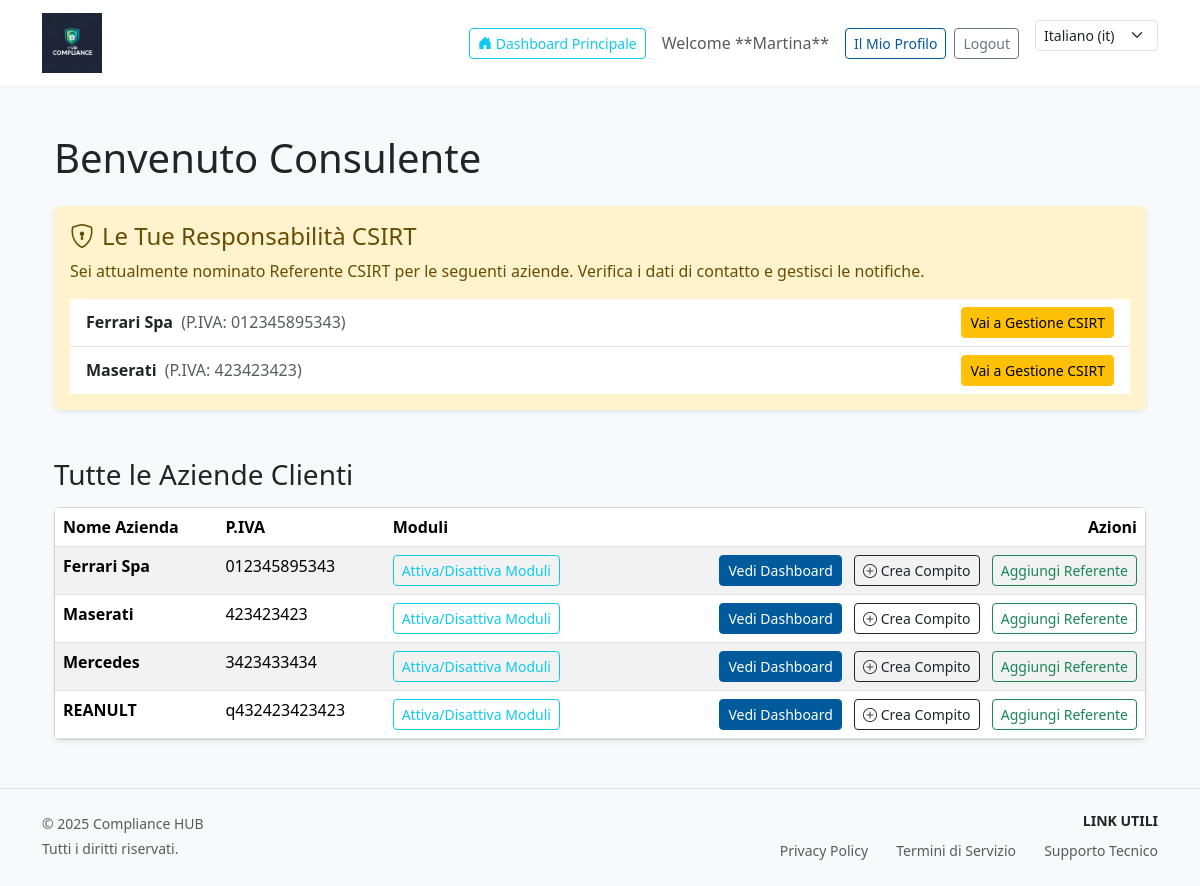
Screenshot of /compliance/consulente/ (signed in) with the database file from the repository.
### courses/models.py (models this page shows, shortened)
class ImpostazioniSito(models.Model):
    nome_piattaforma = models.CharField(max_length=100, default="EasyGDPR", verbose_name=_("Nome Piattaforma"))
    colore_primario = models.CharField(max_length=7, default="#005a9c", verbose_name=_("Colore Principale (Esadecimale)"))
    colore_secondario = ColorField(
        default='#F8F9FA',
        max_length=18,
        verbose_name=_("Colore Secondario"),
        help_text=_("Usato per elementi secondari o highlight del tema.")
    )
    logo_principale = models.ImageField(upload_to=upload_path_config, blank=True, null=True, verbose_name=_("Logo Piattaforma"))
    email_service_id = models.CharField(max_length=100, blank=True, null=True, verbose_name=_("Email Service ID"))
    email_public_key = models.CharField(max_length=100, blank=True, null=True, verbose_name=_("Email Public Key"))
    email_private_key = models.CharField(max_length=100, blank=True, null=True, verbose_name=_("Email Private Key"))
    email_template_id = models.CharField(max_length=100, blank=True, null=True, verbose_name=_("Email Template ID (Benvenuto)"))
    email_reset_template_id = models.CharField(max_length=100, blank=True, null=True, verbose_name=_("Email Reset Template ID"))
    email_scadenza_template_id = models.CharField(max_length=100, blank=True, null=True, verbose_name=_("Email Scadenza Template ID"))
    email_scadenza_compito_id = models.CharField(max_length=100, blank=True, null=True, verbose_name=_("Email Scadenza Compito ID"))
    gemini_api_key = models.CharField(max_length=255, blank=True, null=True, verbose_name=_("Chiave API Google Gemini"))
    template_nomina_csirt = models.FileField(
        upload_to=upload_path_config,
        blank=True,
        null=True,
        verbose_name=_("Template Word Nomina CSIRT"),
        help_text=_("Carica qui il file .docx con i segnaposto.")
    )
    class Meta: verbose_name = _("Impostazioni Sito"); verbose_name_plural = _("Impostazioni Sito")

### user_auth/models.py (models this page shows, shortened)
class CustomUser(AbstractUser):
    RUOLI_CHOICES = (
        ('ADMIN', 'Amministratore di Sistema'),
        ('CONSULENTE', 'Consulente / DPO Esterno'),
        ('REFERENTE', 'Referente Privacy Aziendale'),
        ('STUDENTE', 'Dipendente / Utente E-learning'),
    )
    ruolo = models.CharField(max_length=20, choices=RUOLI_CHOICES, default='STUDENTE', verbose_name=_("Ruolo Utente"))
    azienda = models.ForeignKey(
        Azienda,
        on_delete=models.SET_NULL,
        null=True,
        blank=True,
        related_name='utenti_aziendali',
        verbose_name=_("Azienda Associata")
    )
    telefono = models.CharField(max_length=20, blank=True, null=True, verbose_name=_("Telefono"))
    data_nascita = models.DateField(blank=True, null=True, verbose_name=_("Data di Nascita"))
    is_dpo = models.BooleanField(default=False, verbose_name=_("Designato come DPO"))
    class Meta:
        verbose_name = _("Utente")
        verbose_name_plural = _("Utenti")

class Azienda(models.Model):
    nome = models.CharField(max_length=255, verbose_name=_("Nome Azienda"))
    p_iva = models.CharField(max_length=20, unique=False, verbose_name=_("P.IVA/Cod. Fisc."))
    indirizzo = models.CharField(max_length=255, blank=True, null=True, verbose_name=_("Indirizzo Sede"))
    mod_cruscotto = models.BooleanField(default=True, verbose_name=_("Attiva Cruscotto principale"))
    mod_trattamenti = models.BooleanField(default=True, verbose_name=_("Attiva Registro Trattamenti"))
    mod_documenti = models.BooleanField(default=True, verbose_name=_("Attiva Gestione Documenti"))
    mod_audit = models.BooleanField(default=True, verbose_name=_("Attiva Audit Compliance"))
    mod_incidenti = models.BooleanField(default=True, verbose_name=_("Attiva Segnalazione Incidenti"))
    mod_richieste = models.BooleanField(default=True, verbose_name=_("Attiva Richieste Interessati"))
    mod_formazione = models.BooleanField(default=True, verbose_name=_("Attiva Gestione Formazione"))
    mod_storico_audit = models.BooleanField(default=True, verbose_name=_("Attiva Storico Sessioni Audit"))
    mod_videosorveglianza = models.BooleanField(default=False, verbose_name=_("Attiva Videosorveglianza"))
    mod_tia = models.BooleanField(default=False, verbose_name=_("Attiva TIA Estero"))
    mod_organigramma = models.BooleanField(default=False, verbose_name=_("Attiva Organigramma Privacy"))
    mod_csirt = models.BooleanField(default=False, verbose_name=_("Attiva Gestione CSIRT (NIS2)"))
    logo_principale = models.ImageField(upload_to=upload_path_azienda_logo, blank=True, null=True, verbose_name=_("Logo Principale"))
    logo_attestato = models.ImageField(upload_to=upload_path_azienda_attestato, blank=True, null=True, verbose_name=_("Logo Attestato"))
    manager_users = models.ManyToManyField(
        'user_auth.CustomUser',
        related_name='aziende_gestite_direttamente',
        blank=True,
        verbose_name=_("Manager (Utenti Consulenti)")
    )
    data_creazione = models.DateTimeField(auto_now_add=True)
    is_active = models.BooleanField(default=True)
    class Meta:
        verbose_name_plural = _("Aziende")

### compliance/views.py (the view)
# urls.py: path('consulente/', views.dashboard_consulente, name='dashboard_consulente'),
@login_required
def dashboard_consulente(request):
    if request.user.ruolo != 'CONSULENTE': return redirect('dashboard_studente')
    user = request.user
    if 'consulente_azienda_id' in request.session:
        del request.session['consulente_azienda_id']
    try:
        consulente = user.consulente
    except Consulente.DoesNotExist:
        messages.error(request, "Nessun profilo Consulente associato al tuo utente.")
        return render(request, 'compliance/dashboard_consulente.html', {'aziende_list': []})
    aziende = Azienda.objects.filter(manager_users=user).distinct().order_by('nome')
    aziende_csirt_ref = Azienda.objects.filter(
        manager_users=user,
        referente_csirt__referente_user=user
    ).distinct().order_by('nome')
    return render(request, 'compliance/dashboard_consulente.html', {
        'aziende_list': aziende,
        'aziende_csirt_ref': aziende_csirt_ref
    })

### user_auth/auth_backend.py (called while the page is built)
    def get_user(self, user_id):
        try:
            return CustomUser.objects.get(pk=user_id)
        except CustomUser.DoesNotExist:
            return None

### templates/compliance/dashboard_consulente.html (shortened to what this page needs)
{% extends "base_studente.html" %}
{% load i18n static %}
{% block content %}
<div class="container-fluid">
  <div class="row">
    <div class="col-12">
      <h1 class="mb-4">{% translate "Benvenuto Consulente" %}</h1>
    </div>
  </div>
  {% if aziende_csirt_ref %}
    <div class="alert alert-warning border-0 shadow-sm mb-5" role="alert">
      <h4 class="alert-heading">
        <i class="bi bi-shield-lock me-2"></i>{% translate "Le Tue Responsabilità CSIRT" %}
      </h4>
      <p class="mb-2">
        {% translate "Sei attualmente nominato Referente CSIRT per le seguenti aziende. Verifica i dati di contatto e gestisci le notifiche." %}
      </p>
      <ul class="list-group list-group-flush mt-3">
        {% for azienda in aziende_csirt_ref %}
          <li class="list-group-item d-flex justify-content-between align-items-center">
            <div>
              <strong>{{ azienda.nome }}</strong>
              <span class="text-muted ms-1">(P.IVA: {{ azienda.p_iva }})</span>
            </div>
            {% if request.user.is_authenticated %}
              <a href="{% url 'csirt_dashboard' %}?azienda_id={{ azienda.pk }}"
                 class="btn btn-sm btn-warning">
                {% translate "Vai a Gestione CSIRT" %}
              </a>
            {% else %}
              <button type="button" class="btn btn-sm btn-warning" disabled aria-disabled="true">
                {% translate "Vai a Gestione CSIRT" %}
              </button>
            {% endif %}
          </li>
        {% endfor %}
      </ul>
    </div>
  {% endif %}
  <div class="row">
    <div class="col-12">
      <h2 class="h3 mb-3">{% translate "Tutte le Aziende Clienti" %}</h2>
      {% if aziende_list %}
        <div class="card shadow-sm">
          <div class="table-responsive">
            <table class="table table-striped table-hover mb-0">
              <thead>
                <tr>
                  <th>{% translate "Nome Azienda" %}</th>
                  <th>{% translate "P.IVA" %}</th>
                  <th>{% translate "Moduli" %}</th>
                  <th class="text-end">{% translate "Azioni" %}</th>
                </tr>
              </thead>
              <tbody>
                {% for azienda in aziende_list %}
                  <tr>
                    <td><strong>{{ azienda.nome }}</strong></td>
                    <td>{{ azienda.p_iva }}</td>
                    <td>
                      <a href="{% url 'consulente_gestisci_moduli' azienda.pk %}"
                         class="btn btn-sm btn-outline-info">
                        {% translate "Attiva/Disattiva Moduli" %}
                      </a>
                    </td>
                    <td class="text-end">
                      <a href="{% url 'dashboard_compliance' %}?azienda_id={{ azienda.pk }}"
                         class="btn btn-sm btn-primary me-2">
                        {% translate "Vedi Dashboard" %}
                      </a>
                      <a href="{% url 'consulente_crea_compito' azienda.pk %}"
                         class="btn btn-sm btn-outline-dark me-2">
                        <i class="bi bi-plus-circle"></i> {% translate "Crea Compito" %}
                      </a>
                      <a href="{% url 'consulente_add_referente' azienda.pk %}"
                         class="btn btn-sm btn-outline-success">
                        {% translate "Aggiungi Referente" %}
                      </a>
                    </td>
                  </tr>
                {% endfor %}
              </tbody>
            </table>
          </div>
        </div>
      {% else %}
        <div class="alert alert-info">
          {% translate "Non stai gestendo alcuna azienda al momento." %}
        </div>
      {% endif %}
    </div>
  </div>
</div>
{% endblock content %}

### templates/base_studente.html (shortened to what this page needs)
{% load static %}
{% load i18n %}
<!DOCTYPE html>
<html lang="{{ request.LANGUAGE_CODE }}">
<head>
    <link href="https://cdn.jsdelivr.net/npm/bootstrap@5.3.3/dist/css/bootstrap.min.css" rel="stylesheet">
</head>
<body>
    <nav class="navbar navbar-expand-lg navbar-light mb-4">
        <div class="container">
            <a class="navbar-brand d-flex align-items-center" href="{% url 'dashboard_studente' %}">
                {% if config.logo_principale %}
                    <img src="{{ config.logo_principale.url }}" alt="Logo Piattaforma" class="logo-piattaforma">
                {% else %}
                    <strong>{{ config.nome_piattaforma|default:"Piattaforma" }}</strong>
                {% endif %}
            </a>
            <div class="d-flex align-items-center">
                {% if user.is_authenticated %}
                    <a href="{% url 'dashboard_studente' %}" class="btn btn-outline-info btn-sm me-3">
                        <i class="bi bi-house-door-fill"></i> {% translate "Dashboard Principale" %}
                    </a>
                    <span class="navbar-text me-3 d-none d-md-block">
                        {% translate "Benvenuto," %} **{{ user.first_name|default:user.username }}**
                    </span>
                    <a href="{% url 'profilo_utente' %}" class="btn btn-outline-primary btn-sm me-2">{% translate "Il Mio Profilo" %}</a>
                    <a href="{% url 'logout' %}" class="btn btn-outline-secondary btn-sm">Logout</a>
                {% else %}
                    <a href="{% url 'login' %}" class="btn btn-primary btn-sm">Login</a>
                {% endif %}
                <form action="{% url 'set_language' %}" method="post" class="ms-3 d-flex">
                    <select name="language" class="form-select form-select-sm" onchange="this.form.submit()">
                        {% get_current_language as CURRENT_LANGUAGE %}
                        {% get_available_languages as LANGUAGES %}
                        {% for lang_code, lang_name in LANGUAGES %}
                            <option value="{{ lang_code }}" {% if lang_code == CURRENT_LANGUAGE %}selected{% endif %}>
                                {{ lang_name }} ({{ lang_code }})
                            </option>
                        {% endfor %}
                    </select>
                </form>
            </div>
        </div>
    </nav>
    <div class="container mt-4 main-content">
        {% block content %}{% endblock %}
    </div>
    <footer class="container-fluid mt-5 py-4 border-top bg-light">
        <div class="container">
            <div class="row">
                <div class="col-md-6 text-center text-md-start">
                    <p class="mb-1 text-muted small">
                        {% if config.nome_piattaforma %}
                            © {% now "Y" %} {{ config.nome_piattaforma }}
                        {% else %}
                            © {% now "Y" %} Piattaforma E-learning Compliance.
                        {% endif %}
                    </p>
                    <p class="mb-0 text-muted small">{% translate "Tutti i diritti riservati." %}</p>
                </div>
                <div class="col-md-6 text-center text-md-end">
                    <h6 class="text-uppercase small fw-bold mb-2">{% translate "Link Utili" %}</h6>
                    <ul class="list-inline mb-0">
                        <li class="list-inline-item"><a href="/privacy/" class="text-decoration-none text-muted small">{% translate "Privacy Policy" %}</a></li>
                        <li class="list-inline-item ms-3"><a href="/terms/" class="text-decoration-none text-muted small">{% translate "Termini di Servizio" %}</a></li>
                        <li class="list-inline-item ms-3"><a href="mailto:supporto@esempio.com" class="text-decoration-none text-muted small">{% translate "Supporto Tecnico" %}</a></li>
                    </ul>
                </div>
            </div>
        </div>
    </footer>
</body>
</html>

### rows the page displays
ImpostazioniSito: logo_principale (picture), nome_piattaforma "Compliance HUB"
CustomUser: first_name "Martina"
Azienda: nome "Ferrari Spa", p_iva "012345895343"
Azienda: nome "Maserati", p_iva "423423423"
Azienda: nome "Mercedes", p_iva "3423433434"
Azienda: nome "REANULT", p_iva "q432423423423"

### other values shown
form field language "Italiano (it)"
